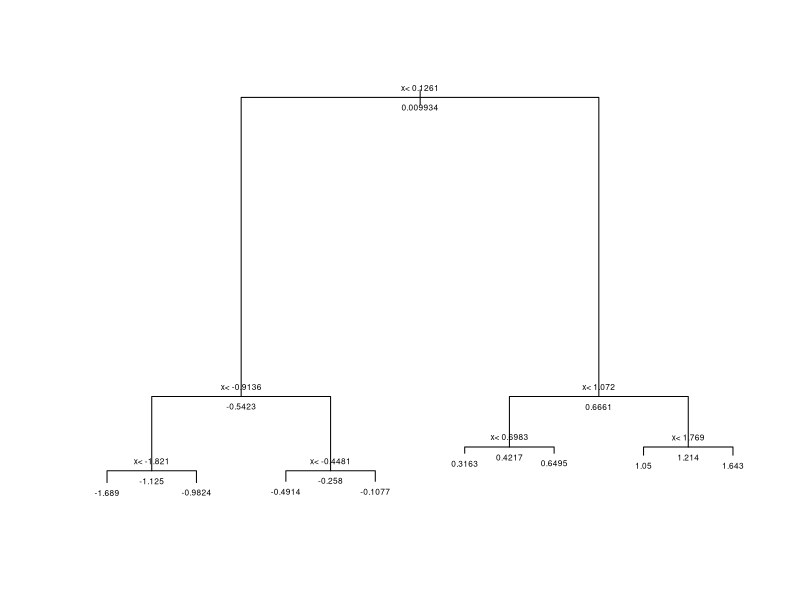

Here is the R script that generated this plot: (Note: this script raises an error after producing the figure.)
library(rpart)
set.seed(1225)
n <- 1000
sigma <- 0.25
x <- rnorm(n, 0, 1)
y <- 0.75 * x + rnorm(n, 0, sigma)
dat <- data.frame(x = x, y = y)
fit <- rpart(y ~ ., data = dat)
plot(fit)
text(fit, use.n=FALSE, all=TRUE, cex=.5)

library(randomForest)
fit <- randomForest(y ~ x, data = dat)
  dat %>% 
  mutate(y_hat = predict(fit)) %>% 
  ggplot() +
  geom_point(aes(x, y)) +
  geom_step(aes(x, y_hat), col = 2)

plot(fit)
?randomForest
